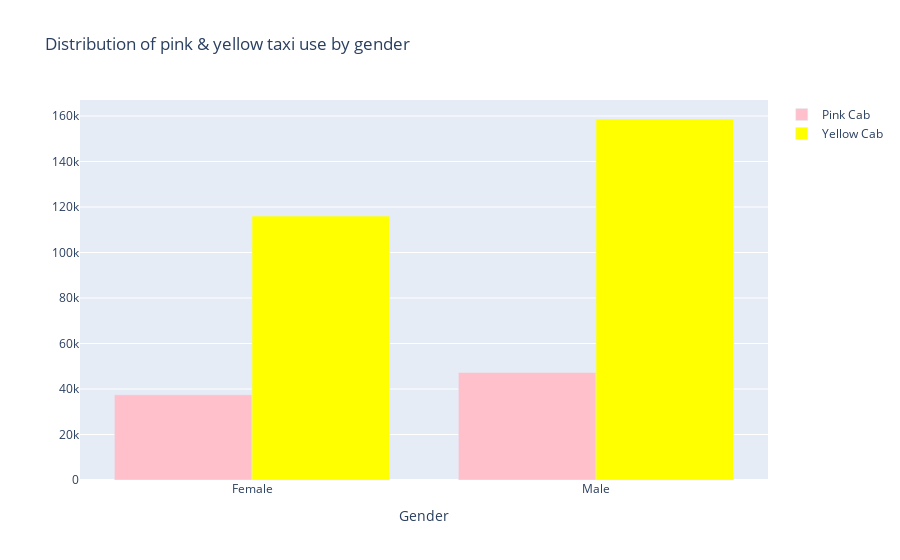

This figure's notebook cell:
### Code cell
## gender graph


data1_0 = taxi_data[taxi_data["Company"] == "Pink Cab"].groupby("Gender").count()
data1_1 = taxi_data[taxi_data["Company"] == "Yellow Cab"].groupby("Gender").count()

fig = go.Figure()
fig.add_trace(go.Bar(
                    x=data1_0.index,
                    y=data1_0['Transaction_ID'],
                    name='Pink Cab',
                    marker_color='pink' 
                    ))            
fig.add_trace(go.Bar(
                    x=data1_1.index,
                    y=data1_1['Transaction_ID'],
                    name='Yellow Cab',
                    marker_color='yellow'
                    ))
fig.update_layout(
    xaxis_title="Gender",
    title="Distribution of pink & yellow taxi use by gender" )

### Figure 1 — Plotly figure (JSON) as saved in the notebook; plotly's stock layout.template omitted (floating-point values rounded to 4 significant figures)
{"data": [{"marker": {"color": "pink"}, "name": "Pink Cab", "type": "bar", "x": ["Female", "Male"], "y": [37480, 47231]}, {"marker": {"color": "yellow"}, "name": "Yellow Cab", "type": "bar", "x": ["Female", "Male"], "y": [116000, 158681]}], "layout": {"title": {"text": "Distribution of pink & yellow taxi use by gender"}, "xaxis": {"title": {"text": "Gender"}}}}
